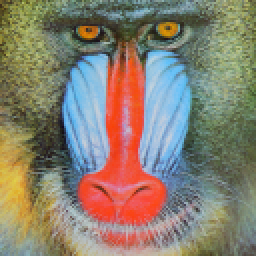
#> input picture CS229_2018/ps3/work/ps3.5 k-means for compression/mandrill-small.tiff, 128 x 128 px (shown 2 times larger)
$ python kmeans.py
#> lines starting #> are read from the running program, lines starting #| are printed output that depends on the picture
from matplotlib.image import imread
from heapq import nsmallest
import matplotlib.pyplot as plt
import numpy as np
import pandas as pd

# reduce to n colors
def kmeans_compress(X, n = 16):
    X = X.reshape(-1, 3)
    centroids = X[np.random.choice(np.arange(X.shape[0]), size=n, replace=False)]
    centers = np.zeros([n, 3])
    #
    while not np.array_equal(centers, centroids):
        centers = centroids
        norms = [np.sqrt(np.sum((centers[i] - X) ** 2, axis=1)) for i in range(0, len(centers))]
        idxs = np.stack(norms).argmin(axis=0)
        #recalc centroids
        centroids = np.array([np.mean(X[np.where(idxs == i,True,False)], axis = 0).round() for i in range(n)])
    #you need the data type conversion, otherwise you are in big trouble!!
    return np.uint8(centroids), np.uint8(idxs)

def show_img(X, ax, s, size):
    ax.imshow(X)
    #size = pd.DataFrame(X.reshape(-1,3)).drop_duplicates().shape
    ax.set_title(s % np.product(size))

def main():
    fig, axes = plt.subplots(2, 2, figsize=(12, 4))
    axa1, axb1, axa2, axb2 = axes.ravel()

    A1 = imread('mandrill-small.tiff')
#> A1 is the input picture: shape (128, 128, 3); mean R, G, B 136.8, 128.2, 112.4
    centroids,idxs = kmeans_compress(A1)
#> in kmeans_compress, `centroids = X[np.random.choice(np.arange(X.shape[0]), size=n, replace=..`: centroids = 16 rows, first 8: [136, 153, 116], [42, 33, 29], [100, 113, 84], [119, 146, 146], [132, 130, 89], [203, 155, 69], [184, 131, 106], [137, 154, 121]
#> the loop in kmeans_compress, `while not np.array_equal(centers, centroids):` made 44 passes
#> centroids = 16 rows, first 8: [160, 160, 113], [204, 169, 76], [58, 56, 44], [175, 109, 44], [115, 181, 226], [79, 86, 69], [95, 135, 172], [118, 132, 118]; idxs = 16384 values, max 15 at index 112, min 0 at index 29, mean 8.17
    B1 = np.array([centroids[idxs[i]] for i in range(0, len(idxs))])
    B1 = B1.reshape(A1.shape)
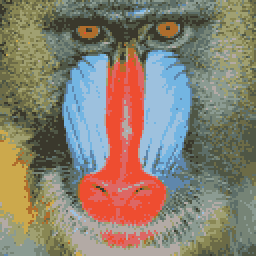
#> B1: shape (128, 128, 3) (shown 2 times larger); mean R, G, B 136.8, 128.1, 112.3
    show_img(A1, axa1, 'original mandrill-small, size=%d', A1.size)
    show_img(B1, axb1,'compressed mandrill-small, size=%d', centroids.size + idxs.size)

    A2 = imread('mandrill-large.tiff')
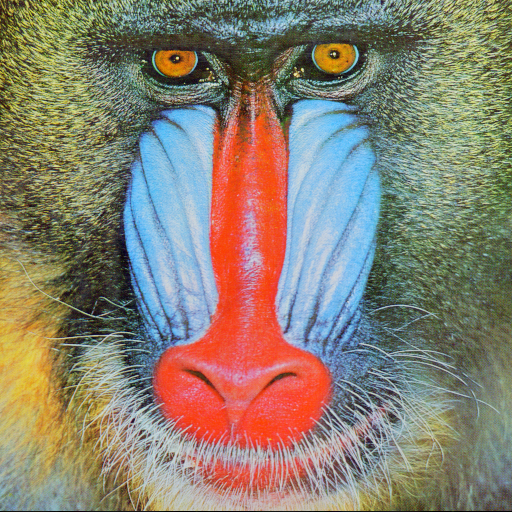
#> input picture CS229_2018/ps3/work/ps3.5 k-means for compression/mandrill-large.tiff, 512 x 512 px
#> A2 is the input picture: shape (512, 512, 3); mean R, G, B 137.4, 128.9, 113.1
    centroids,idxs = kmeans_compress(A2)
#> in kmeans_compress (call 2), `centroids = X[np.random.choice(np.arange(X.shape[0]), size=n, replace=..`: centroids = 16 rows, first 8: [207, 161, 62], [121, 122, 103], [120, 122, 76], [239, 87, 68], [64, 57, 57], [94, 65, 47], [155, 170, 124], [51, 47, 41]
#> the loop in kmeans_compress (call 2), `while not np.array_equal(centers, centroids):` made 33 passes
#> centroids = 16 rows, first 8: [112, 125, 102], [117, 183, 227], [155, 141, 77], [236, 77, 44], [95, 131, 158], [224, 105, 105], [144, 167, 167], [48, 44, 39]
    B2 = np.array([centroids[idxs[i]] for i in range(0, len(idxs))])
    B2 = B2.reshape(A2.shape)
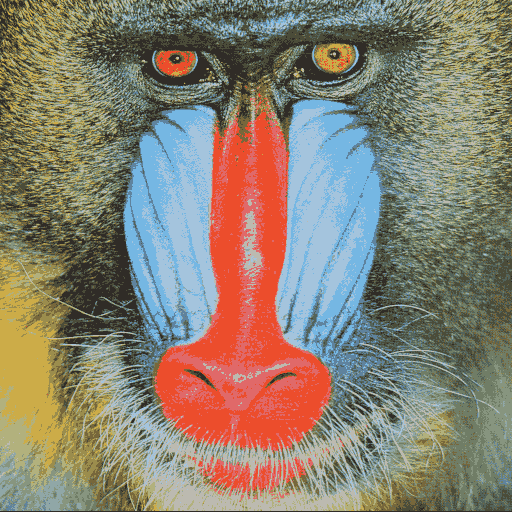
#> B2: shape (512, 512, 3); mean R, G, B 137.4, 128.9, 113.1
    show_img(A2, axa2, 'original mandrill-small, size=%d', A2.size)
    show_img(B2, axb2, 'compressed mandrill-small, size=%d', centroids.size + idxs.size)

    plt.show()
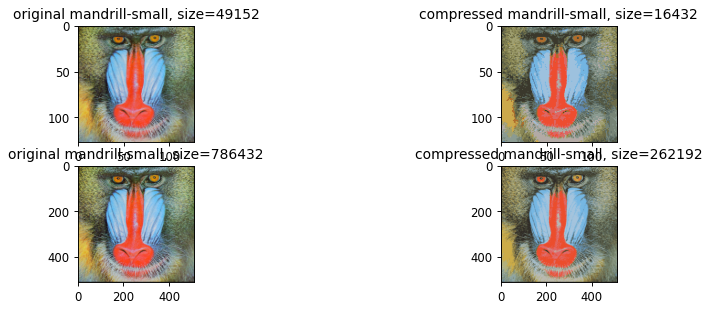
#> figure drawn by matplotlib, 4 panels

if __name__ == '__main__':
    main()
